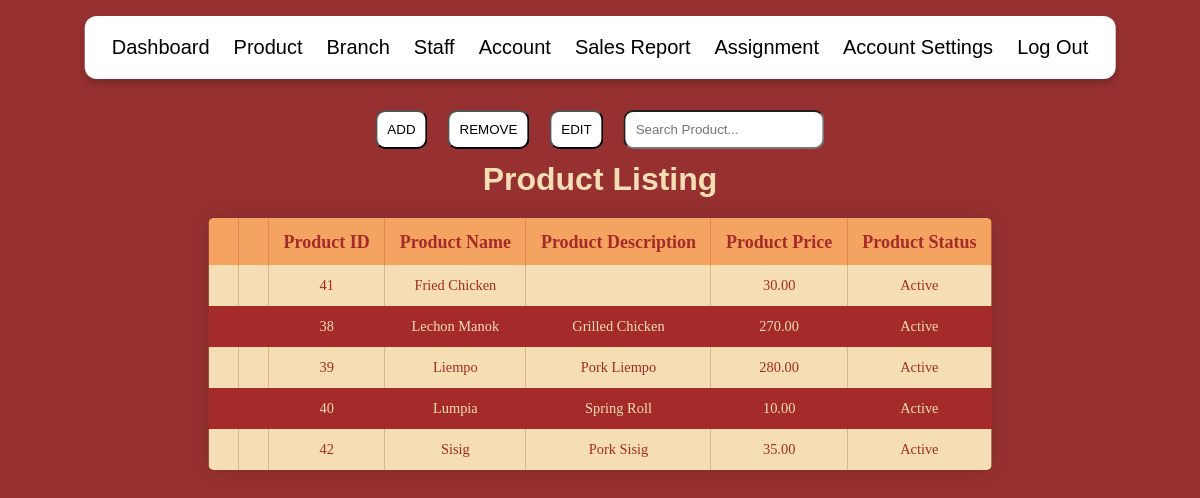
The page /product.php?sort=product_name on the database its author committed.
### tables this page shows
CREATE TABLE `product` (
  `product_ID` int(11) NOT NULL,
  `product_name` varchar(50) NOT NULL,
  `product_description` varchar(100) DEFAULT NULL,
  `product_price` decimal(10,2) DEFAULT NULL,
  `product_status` enum('Active','Inactive') DEFAULT 'Active'
);

### product.php (the view, shortened to what this page needs)
<!DOCTYPE html>
<html>
    <head>
        <link rel="stylesheet" href="styles.css">
        <link rel="stylesheet" href="scrollbarstyles.css">
    </head>
    <body>
        <div class="functionalitybuttons">
            <button onclick="showAdd()">ADD</button>
            <form method="post">
                <button id="remover" name="removeButton" value="product">REMOVE</button>
            </form>
            <form method="post">
                <button id="editor" name="editButton" value="product">EDIT</button>
            </form>
            <input onkeyup="filterTable()" id="search" type="text" placeholder="Search Product...">
        </div>
        <div class="pageheader">
            <h1>Product Listing</h1>
        </div>
    </body>
</html>
<?php
    $conn = mysqli_connect("localhost","root","","mamaflors");
    if($conn->connect_error){
        die("ERROR". $conn->connect_error);
    }
    else{
        $sql = "SELECT * FROM product";
        if(isset($_GET["sort"])){
            $sql .= " ORDER BY " . $_GET["sort"] . " " . $_SESSION["SORT"];
        }
        $result = $conn->query($sql);
        $row = $result->fetch_all(MYSQLI_ASSOC);
        if(sizeof($row) > 0){
            echo "
                <table id='table'>
                    <tr>
                        <th></th>
                        <th></th>
                        <th><a href='?sort=product_ID'>Product ID</a></th>
                        <th><a href='?sort=product_name'>Product Name</a></th>
                        <th><a href='?sort=product_description'>Product Description</a></th>
                        <th><a href='?sort=product_price'>Product Price</a></th>
                        <th><a href='?sort=product_status'>Product Status</a></th>
                    </tr>";
            for($x = 0; $x < sizeof($row); $x++){
                echo "<tr>
                        <td>
                            <form method='get'>
                                <input type='hidden' value='".($row[$x]['product_ID'])."' name='edit'>
                                <button class='edit-row' id='edit-row$x' type='submit'>EDIT</button>
                            </form>
                        </td>
                        <td>
                            <form method='get' action='remove.php'>
                                <input type='hidden' value='".($row[$x]['product_ID'])."' name='removeID'>
                                <input type='hidden' value='product' name='tableName'>
                                <input type='hidden' value='product_ID' name='columnName'>
                                <button class='remove-row' id='remove-row$x' name='remove'>Remove</button>
                            </form>
                        </td>
                        <td>".$row[$x]["product_ID"]."</td>
                        <td>".$row[$x]['product_name']."</td>
                        <td>".$row[$x]['product_description']."</td>
                        <td>".$row[$x]['product_price']."</td>
                        <td>".$row[$x]['product_status']."</td>
                    </tr>";
            }
            echo "</table>";
        }
        else{
            echo "EMPTY DATABASE";
        }
    }
    include "navadmin.php";
?>

### styles.css (style rules this page uses)
body { margin: 0; padding: 0; }
table { border-collapse: separate; border-spacing: 0; margin: 25px 0; font-size: 0.9em; border-radius: 5px; overflow: hidden; box-shadow: 0 0 20px rgba(0, 0, 0, 0.15); font-family: "Poppins"; }
table th { padding: 12px 15px; }
table td { padding: 12px 15px; }
table tbody tr { border-bottom: 1px solid #dddddd; }
table th { background-color: #009879; color: white; font-size: 20px; font-weight: bold; }
tr:nth-child(even) { background-color: #f3f3f3; }
table tbody tr:last-of-type { border-bottom: 2px solid #009879; }
table a { color: white; text-decoration: none; font-weight: bold; font-size: 18px }
:root { --darker: #973131; --dark: #E0A75E; --light: #F9D689; --lighter: #F5E7B2; --input-color: #e0dede; --spacer: 1rem; }
body { margin: 0; padding: 0; display: flex; background-color: var(--darker); font-family: 'Jost', sans-serif; height: 100vh; justify-content: center; align-items: center; }

### rows shown on the page
product: product_ID "41", product_name "Fried Chicken", product_price "30.00", product_status "Active"
product: product_ID "38", product_name "Lechon Manok", product_description "Grilled Chicken", product_price "270.00", product_status "Active"
product: product_ID "39", product_name "Liempo", product_description "Pork Liempo", product_price "280.00", product_status "Active"
product: product_ID "40", product_name "Lumpia", product_description "Spring Roll", product_price "10.00", product_status "Active"
product: product_ID "42", product_name "Sisig", product_description "Pork Sisig", product_price "35.00", product_status "Active"
